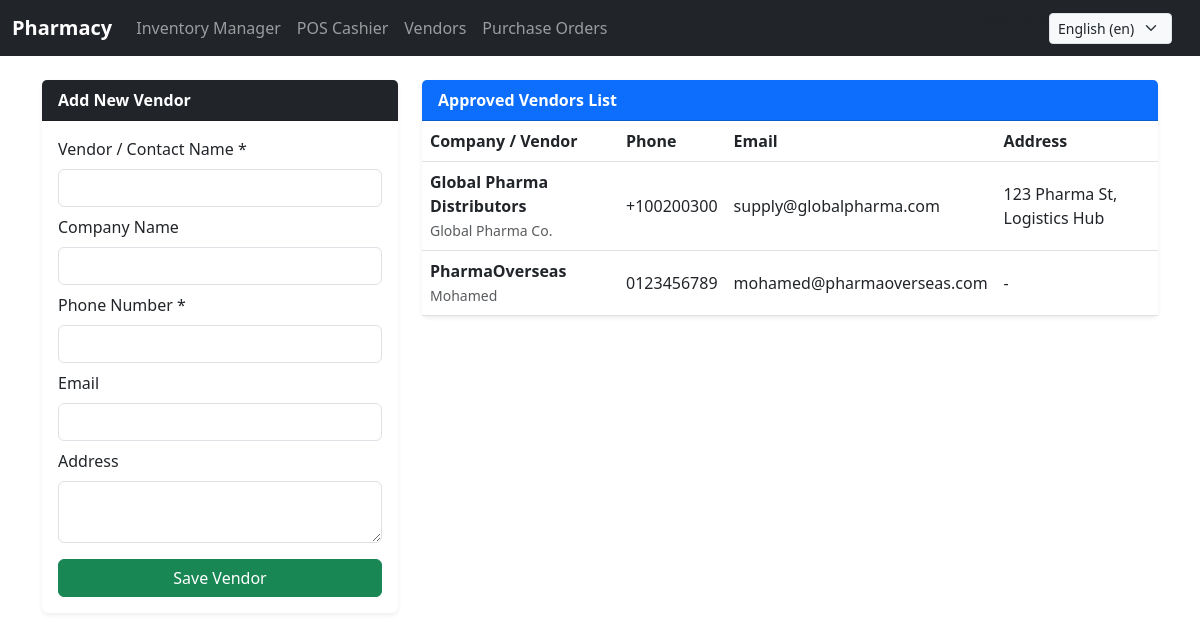
/erp/vendors/ (signed in), run on the app's committed database.
### pharmacy/models.py (models this page shows, shortened)
class Vendor(models.Model):
    name = models.CharField(max_length=150)
    company_name = models.CharField(max_length=150, blank=True, null=True)
    phone_number = models.CharField(max_length=20)
    email = models.EmailField(blank=True, null=True)
    address = models.TextField(blank=True, null=True)

### pharmacy/views.py (the view)
# urls.py: path('erp/vendors/', views.erp_vendor_list, name='erp_vendors'),
@employee_required
def erp_vendor_list(request):
    vendors = Vendor.objects.all()
    if request.method == 'POST':
        form = VendorForm(request.POST)
        if form.is_valid():
            form.save()
            messages.success(request, "تم إضافة المورد بنجاح!")
            return redirect('erp_vendors')
    else:
        form = VendorForm()
    return render(request, 'pharmacy/erp/vendor_list.html', {
        'vendors': vendors,
        'form': form
    })

### pharmacy/forms.py
class VendorForm(forms.ModelForm):
    class Meta:
        model = Vendor
        fields = ['name', 'company_name', 'phone_number', 'email', 'address']
        widgets = {
            'name': forms.TextInput(attrs={'class': 'form-control'}),
            'company_name': forms.TextInput(attrs={'class': 'form-control'}),
            'phone_number': forms.TextInput(attrs={'class': 'form-control'}),
            'email': forms.EmailInput(attrs={'class': 'form-control'}),
            'address': forms.Textarea(attrs={'class': 'form-control', 'rows': 2}),
        }

### pharmacy/models.py (called while the page is built)
    def is_employee_or_admin(self):
        return self.role in [self.Role.EMPLOYEE, self.Role.ADMIN] or self.is_superuser

### pharmacy/templates/pharmacy/erp/vendor_list.html (shortened to what this page needs)
{% extends "pharmacy/layout.html" %}
{% load i18n %}
{% block body %}
<div class="container my-4">
    <div class="row">
        <div class="col-md-4 mb-4">
            <div class="card shadow-sm border-0">
                <div class="card-header bg-dark text-white fw-bold">{% trans "Add New Vendor" %}</div>
                <div class="card-body">
                    <form method="POST">
                        <div class="mb-2">
                            <label class="form-label">{% trans "Vendor / Contact Name" %} *</label>
                            {{ form.name }}
                        </div>
                        <div class="mb-2">
                            <label class="form-label">{% trans "Company Name" %}</label>
                            {{ form.company_name }}
                        </div>
                        <div class="mb-2">
                            <label class="form-label">{% trans "Phone Number" %} *</label>
                            {{ form.phone_number }}
                        </div>
                        <div class="mb-2">
                            <label class="form-label">{% trans "Email" %}</label>
                            {{ form.email }}
                        </div>
                        <div class="mb-3">
                            <label class="form-label">{% trans "Address" %}</label>
                            {{ form.address }}
                        </div>
                        <button type="submit" class="btn btn-success w-100">{% trans "Save Vendor" %}</button>
                    </form>
                </div>
            </div>
        </div>
        <div class="col-md-8">
            <div class="card shadow-sm border-0">
                <div class="card-header bg-primary text-white fw-bold">{% trans "Approved Vendors List" %}</div>
                <div class="card-body p-0">
                    <table class="table table-hover align-middle mb-0">
                        <thead>
                            <tr>
                                <th>{% trans "Company / Vendor" %}</th>
                                <th>{% trans "Phone" %}</th>
                                <th>{% trans "Email" %}</th>
                                <th>{% trans "Address" %}</th>
                            </tr>
                        </thead>
                        <tbody>
                            {% for v in vendors %}
                            <tr>
                                <td><strong>{{ v.company_name|default:v.name }}</strong><br><small class="text-muted">{{ v.name }}</small></td>
                                <td>{{ v.phone_number }}</td>
                                <td>{{ v.email|default:"-" }}</td>
                                <td>{{ v.address|default:"-" }}</td>
                            </tr>
                            {% empty %}
                            <tr>
                                <td colspan="4" class="text-center py-3 text-muted">{% trans "No vendors available." %}</td>
                            </tr>
                            {% endfor %}
                        </tbody>
                    </table>
                </div>
            </div>
        </div>
    </div>
</div>
{% endblock %}

### pharmacy/static/pharmacy/styles.css (style rules this page uses)
html, body { margin: 0; padding: 0; width: 100%; overflow-x: hidden; }
*, *::before, *::after { box-sizing: border-box; }

### data on the page
Vendor: company_name "Global Pharma Distributors", name "Global Pharma Co.", phone_number "+100200300", email "supply@globalpharma.com", address "123 Pharma St, Logistics Hub"
Vendor: company_name "PharmaOverseas", name "Mohamed", phone_number "0123456789", email "mohamed@pharmaoverseas.com", address "-"

### other printed values
form field language "English (en)"
